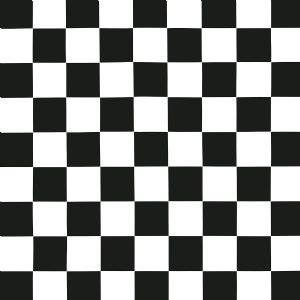
//> input picture Hough Transformation/check.jpg, 300 x 300 px
$ ./filter   (built with g++ and OpenCV 4)
//> lines starting //> are read from the running program, lines starting //| are printed output that depends on the picture
#include<iostream>
#include "opencv2/core/core.hpp"
#include "opencv2/highgui/highgui.hpp"
#include "opencv2/imgproc/imgproc.hpp"

using namespace std;
using namespace cv;

Point2f intersection(Point2f o1, Point2f p1, Point2f o2, Point2f p2)
{
    Point2f x = o2 - o1;
    Point2f d1 = p1 - o1;
    Point2f d2 = p2 - o2;
	Point2f r;
    float cross = d1.x*d2.y-d1.y*d2.x;
    if (abs(cross) < 1e-8)
        return Point2f(0,0);

    double t1 = (x.x * d2.y - x.y * d2.x)/cross;
    r = o1 + d1 * t1;
    return r;
}


int main(){
      Mat src,dst;
	 int compteur=0;
      src=imread("check.jpg");
//> src is the input picture: 300 rows x 300 cols, CV_8UC3; mean B, G, R 139.8, 141.5, 140.4
	  imshow("image",src);
	  Canny( src, dst, 50, 150, 3);
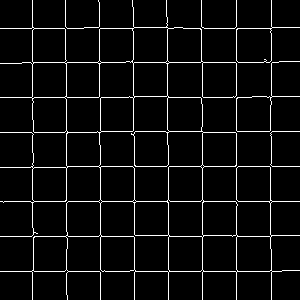
//> dst: 300 rows x 300 cols, CV_8UC1; 5.2% white in thin lines or dots
	  imshow("edge",dst);
	vector<Vec2f> lines;
    HoughLines(dst, lines, 1, CV_PI/180, 150, 0, 0 );
//> lines = 16 lines (rho, theta), first 12: [236, 0], [201, 1.57], [271, 1.57], [62, 1.57], [32, 0], [166, 1.57], [202, 0], [97, 1.57], [66, 0], [28, 1.57], [236, 1.57], [100, 0]

for( int i = 0; i < lines.size(); i++ )
    {
        float rho = lines[i][0], theta = lines[i][1];
        Point pt1, pt2;
        double a = cos(theta), b = sin(theta);
        double x0 = a*rho, y0 = b*rho;
        pt1.x = cvRound(x0 + 1000*(-b));
        pt1.y = cvRound(y0 + 1000*(a));
        pt2.x = cvRound(x0 - 1000*(-b));
        pt2.y = cvRound(y0 - 1000*(a));
//> (the run ends here: the program stops with an error, at `line( src, pt1, pt2, Scalar(0,0,255), 0, 0);`)
